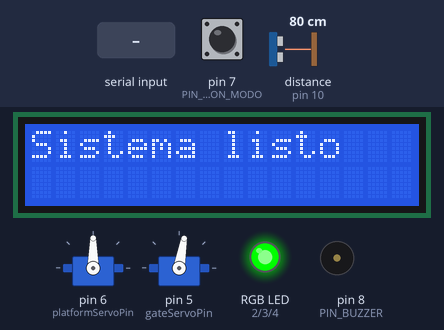
Recording of a sketch running on a simulated Arduino Uno, built with avr-gcc and run on an emulated ATmega328P. Parts: 2 × servo, 16×2 character LCD, an RGB LED mixed from three pins (HIGH = lit), buzzer (waves = sounding). Wiring (inferred from the names in the program): ultrasonic range finder: trigger pin 9; echo pin 10. Inputs (shaded band) come from the test bench; at power-on: distance to the obstacle (sensor on pin 10) 80 cm, pin 7 (PIN_BOTON_MODO) HIGH. The echo pulse lasts 58.3 µs per cm; pins used as bus, display or sensor lines are not drawn; what the sketch prints to the serial monitor is not drawn.

Above: at 1.2 s.
1.3 s: distance to the obstacle (sensor on pin 10) set to 13 cm
2.8 s: distance to the obstacle (sensor on pin 10) set to 10 cm
At 3.7 s:
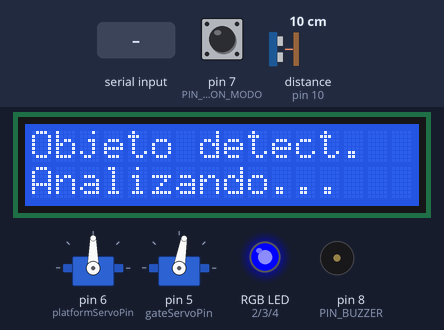
At 4.1 s:
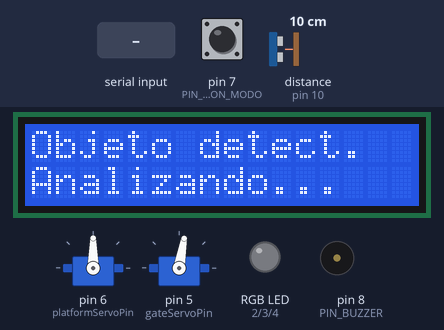
5.7 s: "P" received over Serial
At 5.81 s:
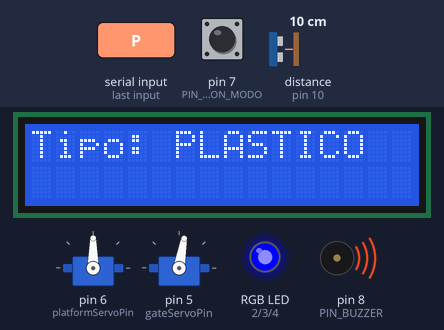
7.6 s: "L" received over Serial
10.6 s: "N" received over Serial
12.5 s: distance to the obstacle (sensor on pin 10) set to 18 cm
At 14.2 s:
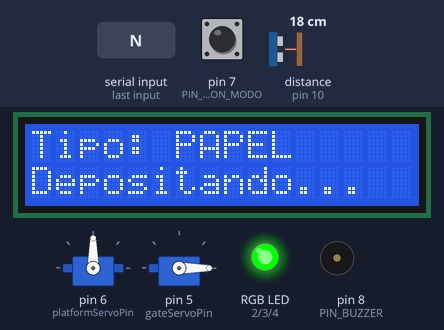
Timing chart, 0 to 18.8 s (numbered marks = the images above; inputs shaded):
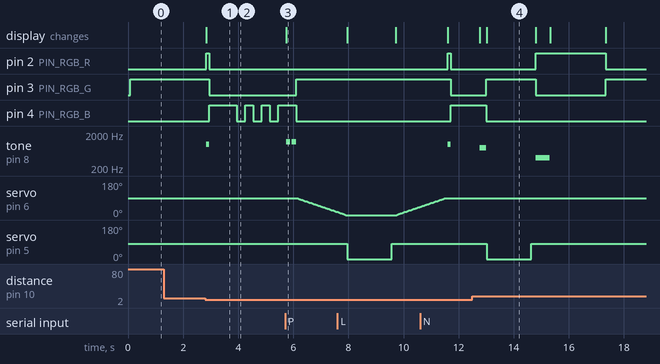

The sketch:

test02.ino
```cpp
#include <Wire.h>
#include <LiquidCrystal_I2C.h>
#include <Servo.h>

LiquidCrystal_I2C lcd(0x27, 16, 2);
Servo platformServo;
Servo gateServo;

// HC-SR04
const int trigPin = 9;
const int echoPin = 10;

// Servos
const int platformServoPin = 6;
const int gateServoPin = 5;

// LED RGB (cátodo común) y buzzer pasivo
const int PIN_RGB_R = 2;
const int PIN_RGB_G = 3;
const int PIN_RGB_B = 4;
const int PIN_BUZZER = 8;

// Modo manual: botón de modo + joystick analógico
const int PIN_BOTON_MODO = 7;
const int PIN_JOYSTICK_X = A0;
const int PIN_JOYSTICK_SW = 12;

// Cambiar a true si el LED RGB es ánodo común
const bool RGB_ANODO_COMUN = false;

// Ángulos de la plataforma (tachos)
const int ANGULO_PLASTICO = 0;
const int ANGULO_PAPEL = 90;
const int ANGULO_METAL = 180;
const int ANGULO_CENTRAL = 90;  // Reposo: basura cae al centro

const int ANGULO_MIN_PLATAFORMA = 0;
const int ANGULO_MAX_PLATAFORMA = 180;

// Cambiar a true si el joystick mueve la plataforma al revés
const bool INVERTIR_JOYSTICK = false;

// Ángulos de la compuerta (ajustar según el mecanismo)
const int GATE_CLOSED = 80;
const int GATE_OPEN = 0;

// Tiempos de movimiento (ms)
const int PASO_PLATAFORMA = 2;           // grados por paso (menor = más suave)
const int RETARDO_PASO_PLATAFORMA = 40;  // ms entre pasos (mayor = más lento)
const int TIEMPO_MOVIMIENTO_COMPUERTA = 120;  // ms para que el servo de compuerta llegue
const int TIEMPO_COMPUERTA_ABIERTA = 1500;
const int INTERVALO_PARPADEO_ANALISIS = 300;

// Joystick manual
const int JOYSTICK_CENTRO = 512;
const int JOYSTICK_ZONA_MUERTA = 120;
const int PASO_MANUAL = 3;
const int RETARDO_PASO_MANUAL = 35;
const int DEBOUNCE_BOTON_MS = 50;
const unsigned long TIMEOUT_PULSEIN_US = 30000;  // Evita bloquear ~1 s sin eco
const int INTERVALO_ULTRASONIDO = 80;            // ms entre lecturas del HC-SR04

// Distancia mínima para detectar objeto (cm)
const int distanciaDeteccion = 10;

bool esperandoRespuesta = false;
bool modoManual = false;
int anguloPlataformaActual = ANGULO_CENTRAL;
int anguloCompuertaActual = GATE_CLOSED;
int ultimoAnguloMostrado = -1;
unsigned long ultimoParpadeo = 0;
unsigned long ultimaMedicionUltrasonido = 0;
bool ledAnalisisEncendido = true;

void moverPlataformaLento(int anguloDestino);
void moverCompuertaRapida(int anguloDestino);
void volverAReady();

int limitarAnguloPlataforma(int angulo) {
  if (angulo < ANGULO_MIN_PLATAFORMA) {
    return ANGULO_MIN_PLATAFORMA;
  }
  if (angulo > ANGULO_MAX_PLATAFORMA) {
    return ANGULO_MAX_PLATAFORMA;
  }
  return angulo;
}

void escribirPlataforma(int angulo) {
  angulo = limitarAnguloPlataforma(angulo);
  platformServo.write(angulo);
  anguloPlataformaActual = angulo;
}

void setRgb(bool rojo, bool verde, bool azul) {
  if (RGB_ANODO_COMUN) {
    digitalWrite(PIN_RGB_R, rojo ? LOW : HIGH);
    digitalWrite(PIN_RGB_G, verde ? LOW : HIGH);
    digitalWrite(PIN_RGB_B, azul ? LOW : HIGH);
  } else {
    digitalWrite(PIN_RGB_R, rojo ? HIGH : LOW);
    digitalWrite(PIN_RGB_G, verde ? HIGH : LOW);
    digitalWrite(PIN_RGB_B, azul ? HIGH : LOW);
  }
}

void apagarRgb() {
  setRgb(false, false, false);
}

void setColorListo() {
  setRgb(false, true, false);  // Verde
}

void setColorAdvertencia() {
  setRgb(true, true, false);  // Amarillo
}

void setColorAnalizando() {
  setRgb(false, false, true);  // Azul
}

void setColorDeposito() {
  setRgb(false, true, false);  // Verde
}

void setColorError() {
  setRgb(true, false, false);  // Rojo
}

void setColorManual() {
  setRgb(true, false, true);  // Magenta
}

void emitirTono(int frecuencia, int duracionMs) {
  tone(PIN_BUZZER, frecuencia, duracionMs);
  delay(duracionMs);
  noTone(PIN_BUZZER);
}

void beepDeteccion() {
  emitirTono(1000, 120);
}

void beepPlastico() {
  emitirTono(1200, 150);
  delay(60);
  emitirTono(1200, 150);
}

void beepPapel() {
  emitirTono(800, 250);
}

void beepMetal() {
  for (int i = 0; i < 3; i++) {
    emitirTono(600, 100);
    delay(70);
  }
}

void beepError() {
  emitirTono(400, 500);
}

void beepModoManual() {
  emitirTono(900, 100);
  delay(50);
  emitirTono(900, 100);
}

void beepModoAutomatico() {
  emitirTono(700, 150);
}

bool botonPresionado(int pin, int &estadoEstable, int &estadoAnterior, unsigned long &ultimoDebounce, bool &presionadoActivo) {
  int lectura = digitalRead(pin);
  bool presionado = false;

  if (lectura != estadoAnterior) {
    ultimoDebounce = millis();
    estadoAnterior = lectura;
  }

  if ((millis() - ultimoDebounce) > DEBOUNCE_BOTON_MS) {
    if (lectura != estadoEstable) {
      estadoEstable = lectura;
    }

    if (estadoEstable == LOW && !presionadoActivo) {
      presionado = true;
      presionadoActivo = true;
    }

    if (estadoEstable == HIGH) {
      presionadoActivo = false;
    }
  }

  return presionado;
}

void mostrarPantallaManual() {
  lcd.clear();
  lcd.setCursor(0, 0);
  lcd.print("MANUAL ");
  lcd.print(ANGULO_MIN_PLATAFORMA);
  lcd.print("-");
  lcd.print(ANGULO_MAX_PLATAFORMA);
  lcd.setCursor(0, 1);
  lcd.print("Ang:");
  lcd.print(anguloPlataformaActual);
  lcd.print("        ");
  ultimoAnguloMostrado = anguloPlataformaActual;
}

void actualizarAnguloEnPantalla() {
  if (anguloPlataformaActual != ultimoAnguloMostrado) {
    lcd.setCursor(0, 1);
    lcd.print("Ang:");
    lcd.print(anguloPlataformaActual);

    if (anguloPlataformaActual <= ANGULO_MIN_PLATAFORMA) {
      lcd.print(" MIN   ");
    } else if (anguloPlataformaActual >= ANGULO_MAX_PLATAFORMA) {
      lcd.print(" MAX   ");
    } else {
      lcd.print("       ");
    }

    ultimoAnguloMostrado = anguloPlataformaActual;
  }
}

void entrarModoManual() {
  modoManual = true;
  esperandoRespuesta = false;

  setColorManual();
  beepModoManual();
  mostrarPantallaManual();
}

void salirModoManual() {
  modoManual = false;
  volverAReady();
  beepModoAutomatico();
}

void procesarBotonModo() {
  static int estadoEstable = HIGH;
  static int estadoAnterior = HIGH;
  static unsigned long ultimoDebounce = 0;
  static bool presionadoActivo = false;

  if (botonPresionado(PIN_BOTON_MODO, estadoEstable, estadoAnterior, ultimoDebounce, presionadoActivo)) {
    if (modoManual) {
      salirModoManual();
    } else {
      entrarModoManual();
    }
  }
}

void controlarPlataformaJoystick() {
  int lecturaX = analogRead(PIN_JOYSTICK_X);
  bool moverIzquierda = lecturaX < (JOYSTICK_CENTRO - JOYSTICK_ZONA_MUERTA);
  bool moverDerecha = lecturaX > (JOYSTICK_CENTRO + JOYSTICK_ZONA_MUERTA);

  if (INVERTIR_JOYSTICK) {
    bool temp = moverIzquierda;
    moverIzquierda = moverDerecha;
    moverDerecha = temp;
  }

  if (moverIzquierda) {
    int nuevoAngulo = limitarAnguloPlataforma(anguloPlataformaActual - PASO_MANUAL);
    if (nuevoAngulo != anguloPlataformaActual) {
      escribirPlataforma(nuevoAngulo);
      delay(RETARDO_PASO_MANUAL);
    }
  } else if (moverDerecha) {
    int nuevoAngulo = limitarAnguloPlataforma(anguloPlataformaActual + PASO_MANUAL);
    if (nuevoAngulo != anguloPlataformaActual) {
      escribirPlataforma(nuevoAngulo);
      delay(RETARDO_PASO_MANUAL);
    }
  }

  actualizarAnguloEnPantalla();
}

void abrirCompuertaManual() {
  lcd.setCursor(0, 1);
  lcd.print("Compuerta ON   ");

  moverCompuertaRapida(GATE_OPEN);
  delay(TIEMPO_COMPUERTA_ABIERTA);
  moverCompuertaRapida(GATE_CLOSED);

  lcd.setCursor(0, 1);
  lcd.print("Ang:");
  lcd.print(anguloPlataformaActual);
  lcd.print("       ");
  ultimoAnguloMostrado = anguloPlataformaActual;
}

void actualizarModoManual() {
  controlarPlataformaJoystick();

  static int estadoEstable = HIGH;
  static int estadoAnterior = HIGH;
  static unsigned long ultimoDebounce = 0;
  static bool presionadoActivo = false;

  if (botonPresionado(PIN_JOYSTICK_SW, estadoEstable, estadoAnterior, ultimoDebounce, presionadoActivo)) {
    abrirCompuertaManual();
  }
}

void actualizarLedAnalizando() {
  if (!esperandoRespuesta) {
    return;
  }

  unsigned long ahora = millis();
  if (ahora - ultimoParpadeo >= INTERVALO_PARPADEO_ANALISIS) {
    ultimoParpadeo = ahora;
    ledAnalisisEncendido = !ledAnalisisEncendido;

    if (ledAnalisisEncendido) {
      setColorAnalizando();
    } else {
      apagarRgb();
    }
  }
}

void setup() {
  Serial.begin(9600);

  pinMode(trigPin, OUTPUT);
  pinMode(echoPin, INPUT);

  pinMode(PIN_RGB_R, OUTPUT);
  pinMode(PIN_RGB_G, OUTPUT);
  pinMode(PIN_RGB_B, OUTPUT);
  pinMode(PIN_BUZZER, OUTPUT);

  pinMode(PIN_BOTON_MODO, INPUT_PULLUP);
  pinMode(PIN_JOYSTICK_SW, INPUT_PULLUP);

  platformServo.attach(platformServoPin);
  gateServo.attach(gateServoPin);

  escribirPlataforma(ANGULO_CENTRAL);
  gateServo.write(GATE_CLOSED);
  anguloCompuertaActual = GATE_CLOSED;

  lcd.init();
  lcd.backlight();

  lcd.setCursor(0, 0);
  lcd.print("Sistema listo");

  setColorListo();
}

void loop() {
  procesarBotonModo();

  if (modoManual) {
    actualizarModoManual();
    procesarBotonModo();
    return;
  }

  actualizarLedAnalizando();

  if (!esperandoRespuesta) {
    unsigned long ahora = millis();
    if (ahora - ultimaMedicionUltrasonido >= INTERVALO_ULTRASONIDO) {
      ultimaMedicionUltrasonido = ahora;
      long distancia = medirDistancia();

      if (distancia > 0 && distancia <= distanciaDeteccion) {
        lcd.clear();
        lcd.setCursor(0, 0);
        lcd.print("Objeto detect.");

        lcd.setCursor(0, 1);
        lcd.print("Analizando...");

        setColorAdvertencia();
        beepDeteccion();

        Serial.println("START");
        esperandoRespuesta = true;
        ultimoParpadeo = millis();
        ledAnalisisEncendido = true;
        setColorAnalizando();

        delay(1000);
      }
    }
  }

  if (Serial.available() > 0) {
    char tipo = Serial.read();
    procesarRespuesta(tipo);
  }

  procesarBotonModo();
}

void procesarRespuesta(char tipo) {
  lcd.clear();

  switch (tipo) {
    case 'P':
      mostrarTipo("PLASTICO");
      beepPlastico();
      depositarBasura(ANGULO_PLASTICO);
      break;

    case 'L':
      mostrarTipo("PAPEL");
      beepPapel();
      depositarBasura(ANGULO_PAPEL);
      break;

    case 'M':
      mostrarTipo("METAL");
      beepMetal();
      depositarBasura(ANGULO_METAL);
      break;

    case 'N':
      setColorError();
      beepError();
      lcd.setCursor(0, 0);
      lcd.print("Sin deteccion");
      lcd.setCursor(0, 1);
      lcd.print("Reintentar...");
      delay(2000);
      volverAReady();
      break;

    default:
      while (Serial.available() > 0) Serial.read();
      break;
  }
}

void mostrarTipo(const char *tipo) {
  lcd.setCursor(0, 0);
  lcd.print("Tipo: ");
  lcd.print(tipo);
  lcd.print("        ");  // Limpia restos de textos anteriores
  lcd.setCursor(0, 1);
  lcd.print("                ");
}

void moverPlataformaLento(int anguloDestino) {
  anguloDestino = limitarAnguloPlataforma(anguloDestino);

  if (anguloDestino == anguloPlataformaActual) {
    return;
  }

  if (anguloDestino > anguloPlataformaActual) {
    for (int angulo = anguloPlataformaActual; angulo <= anguloDestino; angulo += PASO_PLATAFORMA) {
      platformServo.write(angulo);
      delay(RETARDO_PASO_PLATAFORMA);
    }
  } else {
    for (int angulo = anguloPlataformaActual; angulo >= anguloDestino; angulo -= PASO_PLATAFORMA) {
      platformServo.write(angulo);
      delay(RETARDO_PASO_PLATAFORMA);
    }
  }

  escribirPlataforma(anguloDestino);
}

void moverCompuertaRapida(int anguloDestino) {
  if (anguloDestino == anguloCompuertaActual) {
    return;
  }

  gateServo.write(anguloDestino);
  anguloCompuertaActual = anguloDestino;
  delay(TIEMPO_MOVIMIENTO_COMPUERTA);
}

void depositarBasura(int anguloPlataforma) {
  setColorDeposito();

  moverPlataformaLento(anguloPlataforma);

  lcd.setCursor(0, 1);
  lcd.print("Depositando...");

  moverCompuertaRapida(GATE_OPEN);
  delay(TIEMPO_COMPUERTA_ABIERTA);

  moverCompuertaRapida(GATE_CLOSED);

  lcd.setCursor(0, 1);
  lcd.print("Volviendo...   ");
  moverPlataformaLento(ANGULO_CENTRAL);

  volverAReady();
}

void volverAReady() {
  esperandoRespuesta = false;

  lcd.clear();
  lcd.setCursor(0, 0);
  lcd.print("Sistema listo");

  setColorListo();
}

long medirDistancia() {
  digitalWrite(trigPin, LOW);
  delayMicroseconds(2);

  digitalWrite(trigPin, HIGH);
  delayMicroseconds(10);

  digitalWrite(trigPin, LOW);

  long duracion = pulseIn(echoPin, HIGH, TIMEOUT_PULSEIN_US);
  if (duracion == 0) {
    return -1;
  }

  long distancia = duracion * 0.0343 / 2;

  return distancia;
}
```

Measured:
- the behaviour switches between 12 and 11 cm on distance to the obstacle (sensor on pin 10) (found by bisection; images 0 and 1)
- after the input at 1.3 s, every drawn part: stays the same
- after the input at 2.8 s, pin 2 (PIN_RGB_R): LOW → HIGH at once, → LOW 0.12 s later; pin 3 (PIN_RGB_G): HIGH → LOW after 0.15 s; pin 4 (PIN_RGB_B): LOW → HIGH after 0.15 s, then repeats every 0.60 s: LOW 0.30 s, HIGH 0.30 s; tone on pin 8 (PIN_BUZZER): silent → 1000 Hz at once, → silent 0.12 s later; the display: changes at once (image 1)
- after the input at 5.7 s, pin 3 (PIN_RGB_G): LOW → HIGH after 0.40 s; tone on pin 8 (PIN_BUZZER): alternates 1200 Hz for 0.15 s and silent for 0.06 s, 4 changes in all, then stays silent, starting at once; servo on pin 6 (platformServoPin): moves from 90° to 16° over 1.4 s, starting after 0.44 s; the display: changes at once (image 3)
- after the input at 12.5 s, pin 4 (PIN_RGB_B): goes on until 13.0 s, then stays LOW
- what the display in image 4 shows lasts 1.8 s, from 13.0 s to 14.8 s
